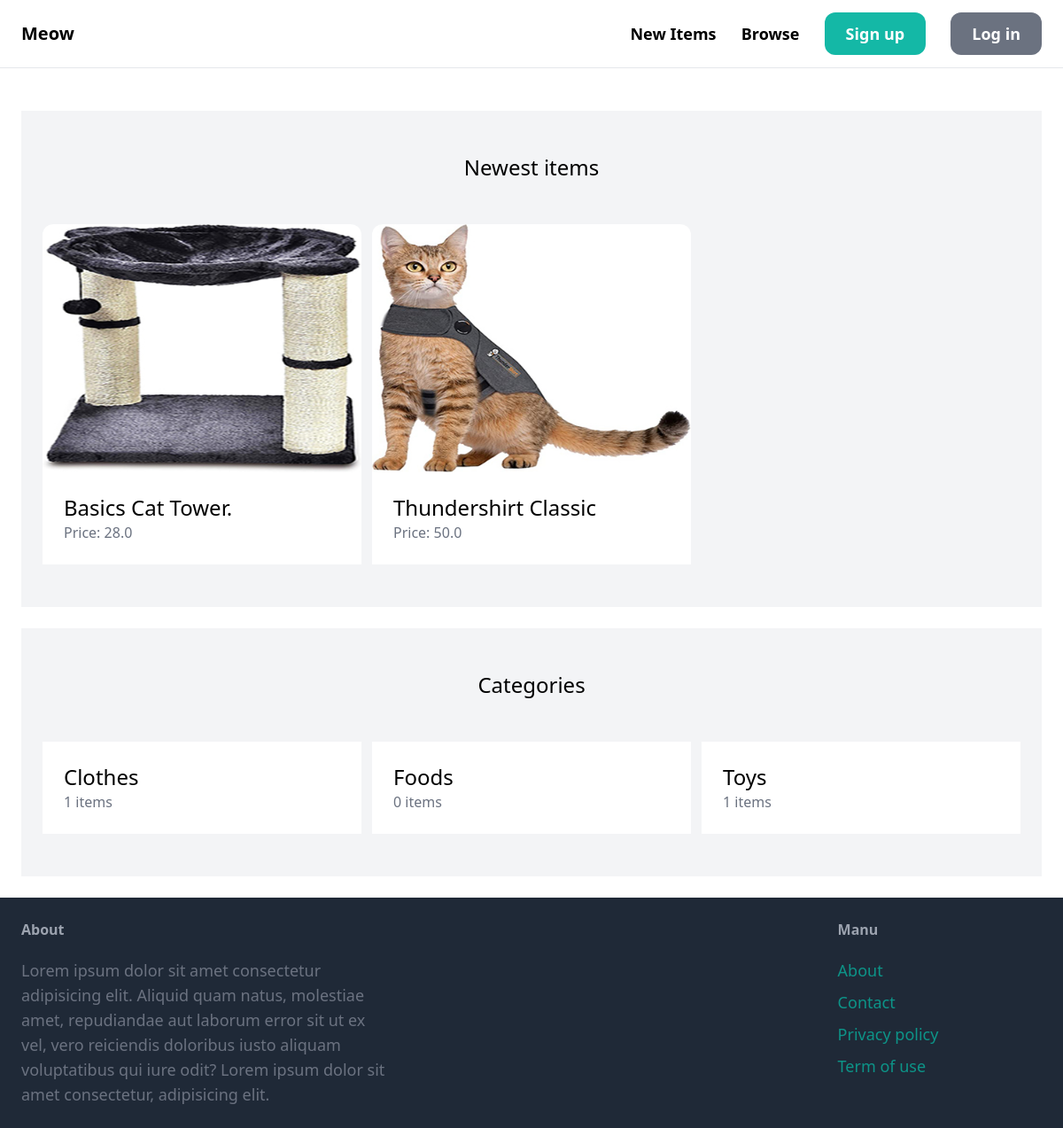
/, run on an earlier commit of the app's database.
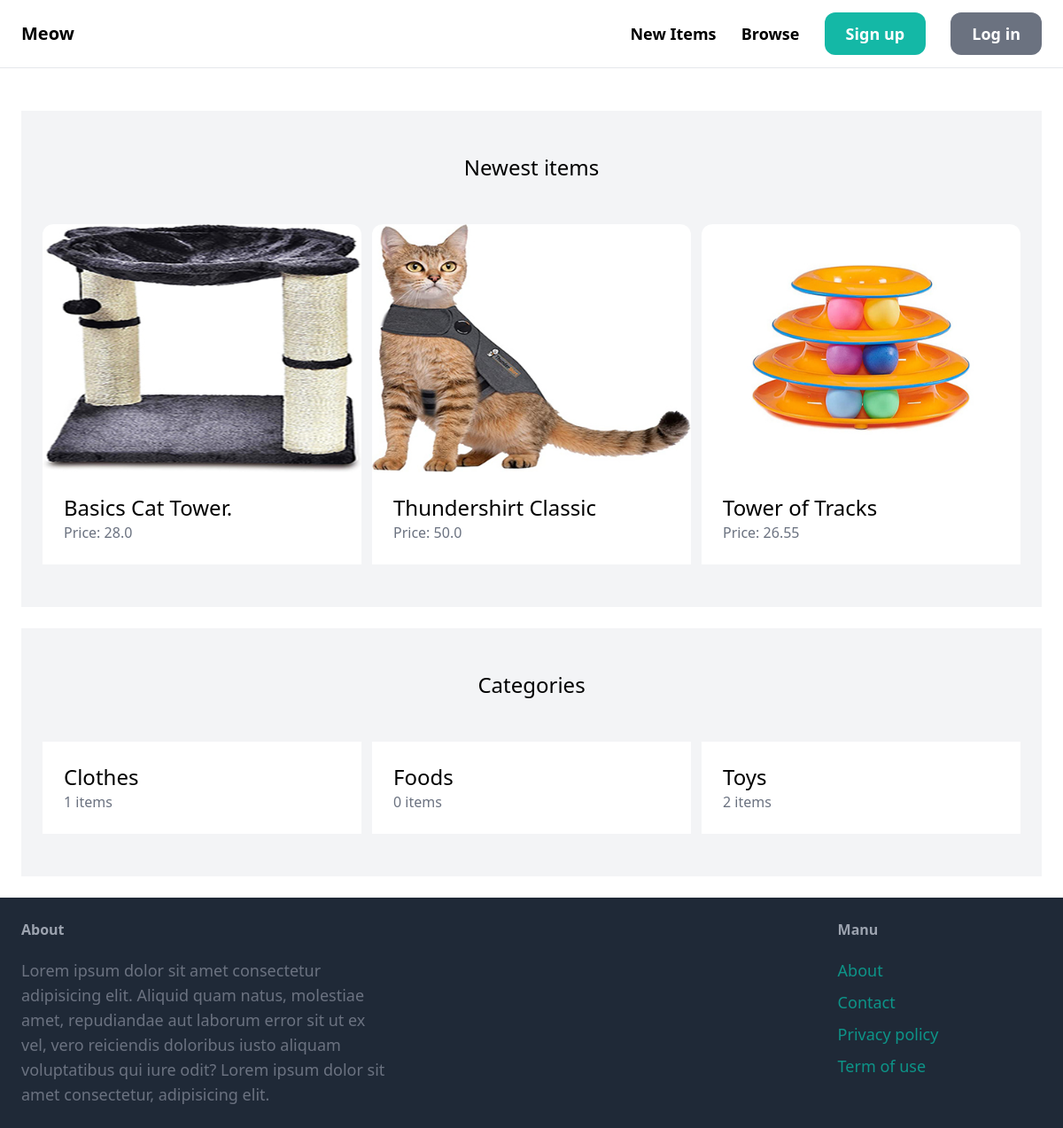
And on a later commit of the database.
### item/models.py (models this page shows, shortened)
class Item(models.Model):
    category = models.ForeignKey(Category, related_name='item', on_delete=models.CASCADE)
    name = models.CharField(max_length=255)
    discription = models.TextField(blank=True, null=True)
    image = models.ImageField(upload_to='item_image', blank=True, null=True)
    price = models.FloatField()
    is_sold = models.BooleanField(default=False)
    create_by = models.ForeignKey(User, related_name='item', on_delete=models.CASCADE)
    create_at = models.DateTimeField(auto_now_add=True)
    class Meta:
        ordering = ('name',)
        verbose_name_plural = 'Items'

class Category(models.Model):
    name = models.CharField(max_length=255)
    class Meta:
        ordering = ('name',)
        verbose_name_plural = 'Categories'

### main/views.py (the view)
# urls.py: path('', views.index, name='index'),
def index(request):
    items = Item.objects.filter(is_sold=False)[0:6]
    categories = Category.objects.all()
    return render(request, 'main/index.html', {
        'categories': categories,
        'items': items,
    })

### main/templates/main/index.html (shortened to what this page needs)
{% extends 'main/base.html' %}
{% block content %}
    <div class="mt-6 px-6 py-12 bg-gray-100 rouneded-xl">
        <h2 class="mb-12 text-2xl text-center">Newest items</h2>
        <div class="grid grid-cols-3 gap-3">
            {% for item in items %}
            <div>
                <a href="{% url 'item:detail' item.id %}">
                    <div>
                        <img src="{{ item.image.url }}" class="rounded-t-xl" alt="item">
                    </div>
                    <div class="p-6 bg-white rouneded-b-xl">
                        <h2 class="text-2xl">
                            {{ item.name }}
                        </h2>
                        <p class="text-gray-500">
                            Price: {{ item.price }}
                        </p>
                    </div>
                </a>
            </div>
            {% endfor %}
        </div>
    </div>
    <div class="mt-6 px-6 py-12 bg-gray-100 rouneded-xl">
        <h2 class="mb-12 text-2xl text-center">Categories</h2>
        <div class="grid grid-cols-3 gap-3">
            {% for category in categories %}
            <div>
                <a href="#">
                    <div class="p-6 bg-white rouneded-b-xl">
                        <h2 class="text-2xl">
                            {{ category.name }}
                        </h2>
                        <p class="text-gray-500">
                            {{ category.item.count }} items
                        </p>
                    </div>
                </a>
            </div>
            {% endfor %}
        </div>
    </div>
{% endblock %}

### main/templates/main/base.html (shortened to what this page needs)
<!DOCTYPE html>
<html lang="en">
<head>
    <script src="https://cdn.tailwindcss.com"></script>
</head>
<body>
    <nav class="px-6 py-6 flex justify-between items-center border-b border-gray-200">
        <a href="/" class="text-xl font-semibold">Meow</a>
        <div class="space-x-6">
            <a href="#" class="text-lg font-semibold hover:text-gray-500">New Items</a>
            <a href="#" class="text-lg font-semibold hover:text-gray-500">Browse</a>
            {% if request.user.is_authenticated %}
            <a href="#" class="px-6 py-3 text-lg font-semibold bg-teal-500 text-white rounded-xl hover:bg-teal-700">Inbox</a>
            <a href="#" class="px-6 py-3 text-lg font-semibold bg-gray-500 text-white rounded-xl hover:bg-gray-700">Dashboard</a>
            {% else %}
            <a href="{% url 'main:signup' %}" class="px-6 py-3 text-lg font-semibold bg-teal-500 text-white rounded-xl hover:bg-teal-700">Sign up</a>
            <a href="{% url 'main:login' %}" class="px-6 py-3 text-lg font-semibold bg-gray-500 text-white rounded-xl hover:bg-gray-700">Log in</a>
            {% endif %}
        </div>
    </nav>
    <div class="px-6 py-6">
        {% block content %}  {% endblock %}
    </div>
    <footer class="px-6 py-6 flex justify-between bg-gray-800">
        <div class="w-2/5 pr-10">
            <h3 class="mb-5 font-semibold text-gray-400">About</h3>
            <p class="text-lg text-gray-500">Lorem ipsum dolor sit amet consectetur adipisicing elit. Aliquid quam natus, molestiae amet, repudiandae aut laborum error sit ut ex vel, vero reiciendis doloribus iusto aliquam voluptatibus qui iure odit? Lorem ipsum dolor sit amet consectetur, adipisicing elit. </p>
        </div>
        <div class="w-1/5 pr-10">
            <h3 class="mb-5 font-semibold text-gray-400">Manu</h3>
            <ul class="space-y-2">
                <li><a href="{% url 'main:about' %}" class="text-lg text-teal-600 hover:text-teal-800">About</a></li>
                <li><a href="{% url 'main:contact' %}" class="text-lg text-teal-600 hover:text-teal-800">Contact</a></li>
                <li><a href="{% url 'main:privacy_policy' %}" class="text-lg text-teal-600 hover:text-teal-800">Privacy policy</a></li>
                <li><a href="{% url 'main:term_of_use' %}" class="text-lg text-teal-600 hover:text-teal-800">Term of use</a></li>
            </ul>
        </div>
    </footer>
</body>
</html>

What changed in the data, as far as the page shows it:
added Item: image (picture), name "Tower of Tracks", price "26.55"
computed for Category "Toys": item.count "1" → "2"
